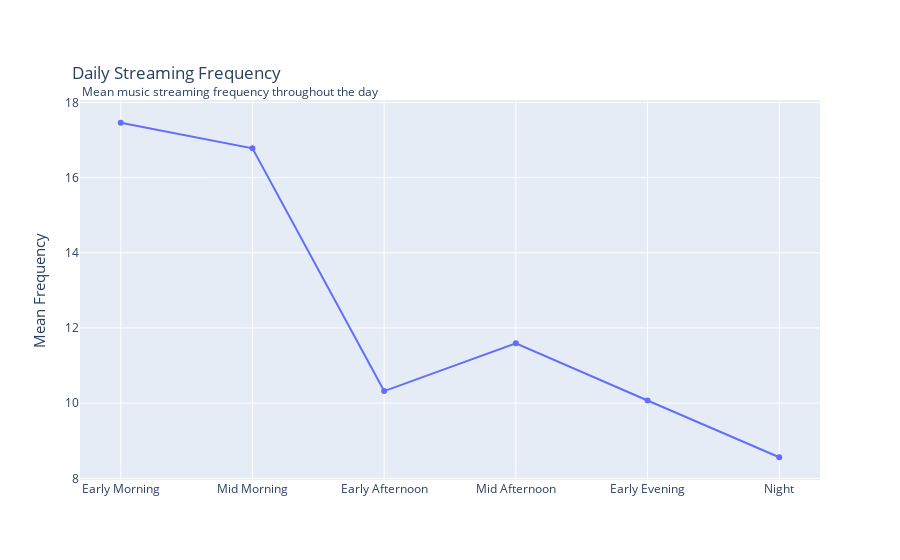

This figure's notebook cell:
### Code cell
# I want to understand how much music I listen to throughout the day

streaming_history_day = streaming_history.copy()

# I break down the day into 6 categories and calculate the daily average frequency for each category

dayCat = ['Early Morning', 'Mid Morning', 'Early Afternoon', 'Mid Afternoon', 'Early Evening', 'Night']
streaming_history_day.loc[(streaming_history_day.index.hour > 6)&(streaming_history_day.index.hour <= 9), 'dayCategory'] = dayCat[0]
streaming_history_day.loc[(streaming_history_day.index.hour > 9)&(streaming_history_day.index.hour <= 12), 'dayCategory'] = dayCat[1]
streaming_history_day.loc[(streaming_history_day.index.hour > 12)&(streaming_history_day.index.hour <= 15), 'dayCategory'] = dayCat[2]
streaming_history_day.loc[(streaming_history_day.index.hour > 15)&(streaming_history_day.index.hour <= 18), 'dayCategory'] = dayCat[3]
streaming_history_day.loc[(streaming_history_day.index.hour > 18)&(streaming_history_day.index.hour <= 21), 'dayCategory'] = dayCat[4]
streaming_history_day.loc[(streaming_history_day.index.hour > 21), 'dayCategory'] = dayCat[5]

streaming_history_day['dayCatgoryNum'] = 0
for i in range(len(dayCat)):
    streaming_history_day.loc[streaming_history_day['dayCategory'] == dayCat[i], 'dayCategoryNum'] = i

# 1000 milliseconds in a second, 60 seconds in a minute, thus 60000 milliseconds in a minute
streaming_history_day['minPlayed'] = streaming_history_day['msPlayed']/60000

fig = go.Figure()
dailyBreakDown = ['6am to 9am', '9am to 12pm', '12pm to 3pm', '3pm to 6pm', '6pm to 9pm', 'After 9pm']


dayCategoryFreq = round(streaming_history_day.groupby(['dayCategoryNum','dayCategory'])['minPlayed'].count()/365, 2)
fig.add_trace(go.Scatter(x = dayCat, y = dayCategoryFreq.values,
                    mode='lines+markers',
                    name='lines+markers',
                    hovertext = dailyBreakDown))
fig.update_layout(
    annotations=[
        dict(
            x = 0.0,
            y = 1.05,
            showarrow=False,
            text = "Mean music streaming frequency throughout the day",
            xref = "paper",
            yref = "paper"
            
        )],
    yaxis = dict(
        title_text = "Mean Frequency",
        titlefont=dict(size=15)),
    title = {
        'text': 'Daily Streaming Frequency',
        'y':0.88,
        'x':0.08,
        'xanchor': 'left',
        'yanchor': 'top'}
)
fig.show()

fig.write_html("my_daily_streaming_frequency.html")

### Figure 1 — Plotly figure (JSON) as saved in the notebook; plotly's stock layout.template omitted (floating-point values rounded to 4 significant figures)
{"data": [{"hovertext": ["6am to 9am", "9am to 12pm", "12pm to 3pm", "3pm to 6pm", "6pm to 9pm", "After 9pm"], "mode": "lines+markers", "name": "lines+markers", "type": "scatter", "x": ["Early Morning", "Mid Morning", "Early Afternoon", "Mid Afternoon", "Early Evening", "Night"], "y": [17.46, 16.78, 10.32, 11.59, 10.07, 8.56]}], "layout": {"annotations": [{"showarrow": false, "text": "Mean music streaming frequency throughout the day", "x": 0, "xref": "paper", "y": 1.05, "yref": "paper"}], "title": {"text": "Daily Streaming Frequency", "x": 0.08, "xanchor": "left", "y": 0.88, "yanchor": "top"}, "yaxis": {"title": {"font": {"size": 15}, "text": "Mean Frequency"}}}}
